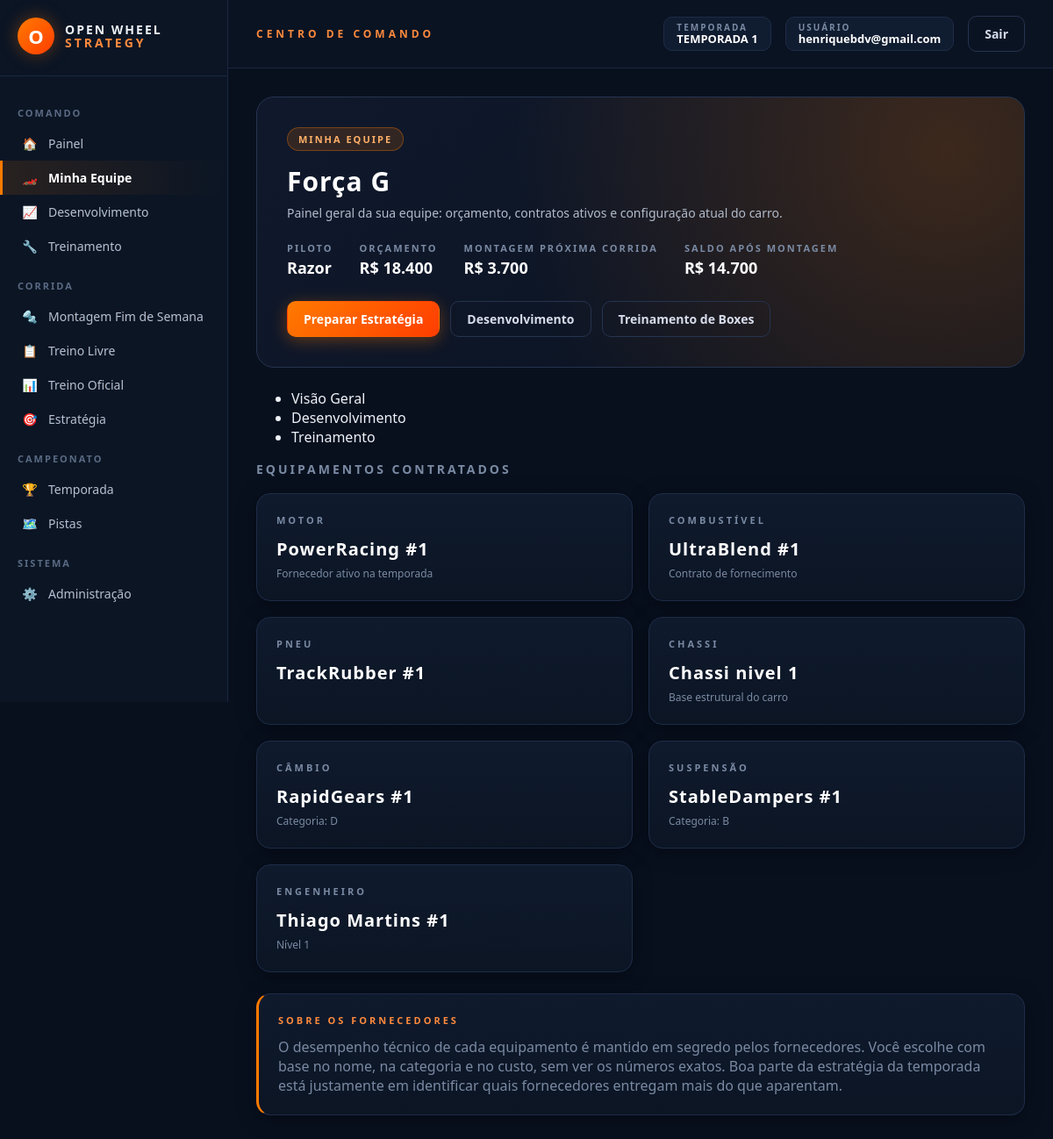
Before: /minha-equipe (signed in) with the older database file.
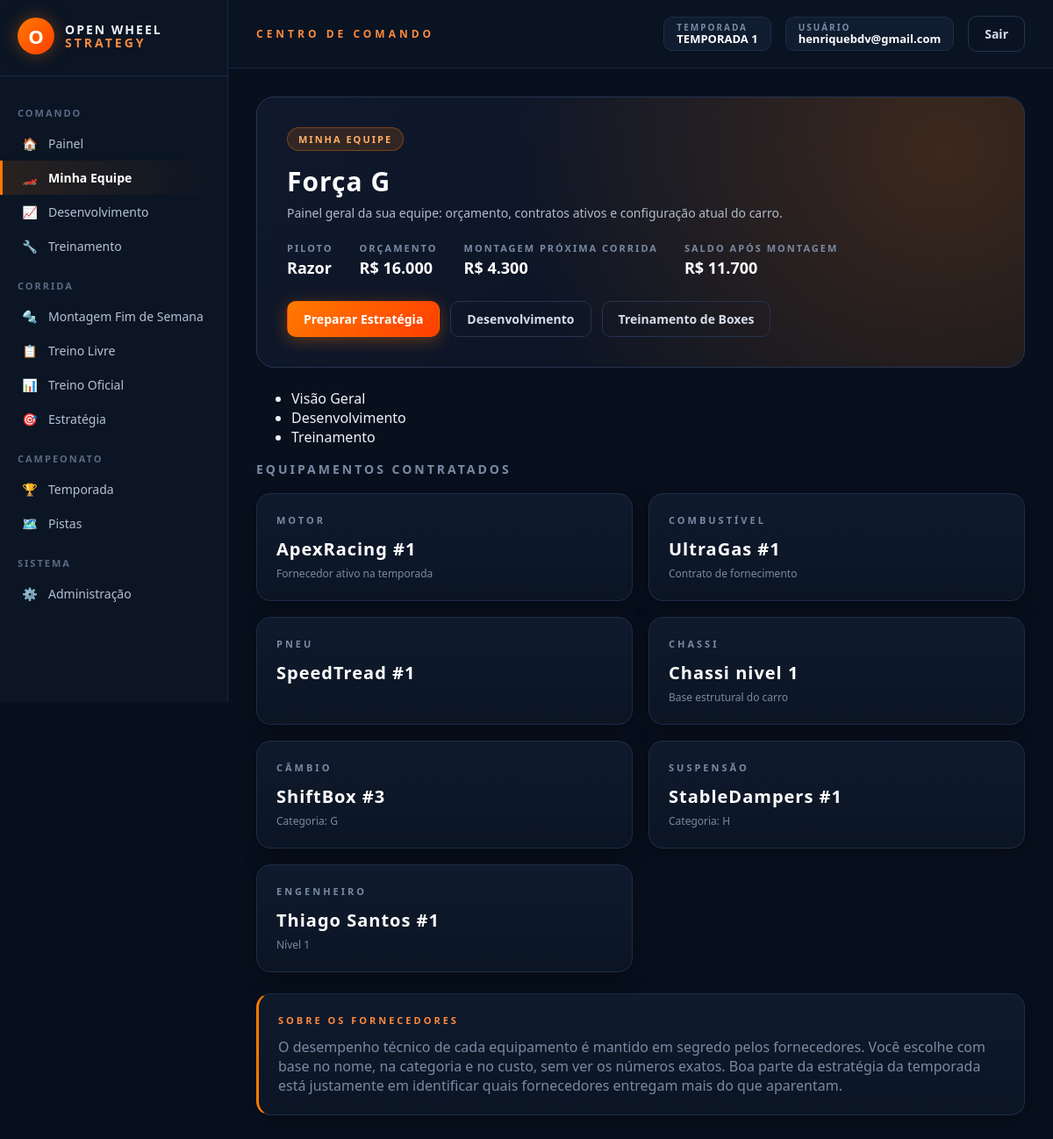
After: the same page with the newer database file.
### models.py (models this page shows, shortened)
class CarroJogador(db.Model):
    __tablename__ = "carros_jogadores"
    id = db.Column(db.Integer, primary_key=True)
    usuario_id = db.Column(db.Integer, db.ForeignKey("usuarios.id"), unique=True, nullable=False)
    nome = db.Column(db.String(100), nullable=False)
    orcamento = db.Column(db.Float, default=55_000.0)
    motor_fornecedor_id = db.Column(db.Integer, db.ForeignKey("fornecedores_motor.id"), nullable=False)
    combustivel_fornecedor_id = db.Column(db.Integer, db.ForeignKey("fornecedores_combustivel.id"), nullable=False)
    pneu_fornecedor_id = db.Column(db.Integer, db.ForeignKey("fornecedores_pneu.id"), nullable=False)
    chassi_fornecedor_id = db.Column(db.Integer, db.ForeignKey("fornecedores_chassi.id"), nullable=True)
    cambio_fornecedor_id = db.Column(db.Integer, db.ForeignKey("fornecedores_cambio.id"), nullable=False)
    suspensao_fornecedor_id = db.Column(db.Integer, db.ForeignKey("fornecedores_suspensao.id"), nullable=False)
    engenheiro_fornecedor_id = db.Column(db.Integer, db.ForeignKey("fornecedores_engenheiro.id"), nullable=True)
    combustivel_carregado = db.Column(db.Float, default=110.0)
    cor_primaria = db.Column(db.String(7), default="#cc0000")
    cor_secundaria = db.Column(db.String(7), default="#ffffff")
    modelo_motor = db.Column(db.Integer, nullable=True)
    modelo_combustivel = db.Column(db.Integer, nullable=True)
    modelo_pneu = db.Column(db.Integer, nullable=True)
    modelo_cambio = db.Column(db.Integer, nullable=True)
    modelo_suspensao = db.Column(db.Integer, nullable=True)
    estrategia_volta_pit = db.Column(db.Integer, default=10)
    estrategia_dois_pits = db.Column(db.Boolean, default=False)
    def montar_carro(self):
        from equipamentos import Motor, Combustivel, Pneu, Chassi, Cambio, Suspensao, Engenheiro
        from equipe import Equipe
        from carro import Carro
        from constantes import performance_chassi_do_nivel
        motor_db = FornecedorMotor.query.get(self.motor_fornecedor_id)
        combustivel_db = FornecedorCombustivel.query.get(self.combustivel_fornecedor_id)
        pneu_db = FornecedorPneu.query.get(self.pneu_fornecedor_id)
        cambio_db = FornecedorCambio.query.get(self.cambio_fornecedor_id)
        suspensao_db = FornecedorSuspensao.query.get(self.suspensao_fornecedor_id)
        engenheiro_db = (
            FornecedorEngenheiro.query.get(self.engenheiro_fornecedor_id)
            if self.engenheiro_fornecedor_id else None
        )
        equipe = Equipe(self.nome, self.orcamento)
        motor = Motor(motor_db.nome, motor_db.custo_temporada, motor_db.potencia, motor_db.eficiencia_combustivel)
        combustivel = Combustivel(combustivel_db.nome, combustivel_db.custo_temporada, combustivel_db.eficiencia,
                                   combustivel_db.aumento_potencia_motor)
        pneu = Pneu(pneu_db.nome, pneu_db.custo_temporada, pneu_db.performance, pneu_db.desgaste,
                    categoria_chuva=getattr(pneu_db, "categoria_chuva", "seco") or "seco")
        desenvolvimento = Desenvolvimento.obter_ou_criar(self.id)
        performance_chassi_base = performance_chassi_do_nivel(desenvolvimento.nivel_engenheiro_projetista or 1)
        performance_chassi_efetiva = performance_chassi_base * (
            (desenvolvimento.chassi_percentual_aplicado or 0) / 100.0
        )
        chassi = Chassi(
            nome=f"Chassi nivel {desenvolvimento.nivel_engenheiro_projetista or 1}",
            custo=0.0,
            performance=performance_chassi_efetiva,
        )
        cambio = Cambio(cambio_db.nome, cambio_db.custo_temporada, cambio_db.performance,
                        categoria_pista=getattr(cambio_db, "categoria_pista", "A") or "A")
        suspensao = Suspensao(suspensao_db.nome, suspensao_db.custo_temporada, suspensao_db.performance,
                              categoria_pista=getattr(suspensao_db, "categoria_pista", "A") or "A")
        engenheiro = None
        if engenheiro_db:
            eficiencia_efetiva = 0.0
            engenheiro = Engenheiro(engenheiro_db.nome, engenheiro_db.custo_temporada,
                                     engenheiro_db.nivel, eficiencia_efetiva)
        config = Configuracao.obter()
        treinamento = TreinamentoBox.obter_ou_criar(self.id)
        tempo_pit_stop = config.pit_tempo_sem_treino - (
            (config.pit_tempo_sem_treino - config.pit_tempo_treino_completo) * (treinamento.percentual / 100)
        )
        carro_obj = Carro(
            equipe=equipe, motor=motor, combustivel=combustivel, pneu=pneu, chassi=chassi,
            cambio=cambio, suspensao=suspensao, engenheiro=engenheiro,
            combustivel_carregado=self.combustivel_carregado, tempo_pit_stop=tempo_pit_stop,
            config=config
        )
        from constantes import performance_aero_do_nivel
        performance_aero_base = performance_aero_do_nivel(desenvolvimento.nivel_engenheiro_projetista or 1)
        carro_obj.performance_aero = performance_aero_base * (
            (desenvolvimento.aero_percentual_aplicado or 0) / 100.0
        )
        carro_obj.definir_modelos(
            motor=self.modelo_motor,
            combustivel=self.modelo_combustivel,
            pneu=self.modelo_pneu,
            cambio=self.modelo_cambio,
            suspensao=self.modelo_suspensao,
        )
        return carro_obj
    def custo_total_montagem(self):
        total = 0.0
        for modelo, campo_id in [
            (FornecedorMotor, self.motor_fornecedor_id),
            (FornecedorCombustivel, self.combustivel_fornecedor_id),
            (FornecedorPneu, self.pneu_fornecedor_id),
            (FornecedorCambio, self.cambio_fornecedor_id),
            (FornecedorSuspensao, self.suspensao_fornecedor_id),
        ]:
            item = modelo.query.get(campo_id)
            if item:
                total += item.custo_montagem
        if self.engenheiro_fornecedor_id:
            engenheiro = FornecedorEngenheiro.query.get(self.engenheiro_fornecedor_id)
            if engenheiro:
                total += engenheiro.custo_montagem
        return total

class FornecedorMotor(db.Model):
    __tablename__ = "fornecedores_motor"
    id = db.Column(db.Integer, primary_key=True)
    nome = db.Column(db.String(100), nullable=False)
    custo_temporada = db.Column(db.Float, default=0.0)
    custo_montagem = db.Column(db.Float, default=0.0)
    ativo = db.Column(db.Boolean, default=True)
    potencia = db.Column(db.Float, default=0.0)
    eficiencia_combustivel = db.Column(db.Float, default=0.0)

class FornecedorCombustivel(db.Model):
    __tablename__ = "fornecedores_combustivel"
    id = db.Column(db.Integer, primary_key=True)
    nome = db.Column(db.String(100), nullable=False)
    custo_temporada = db.Column(db.Float, default=0.0)
    custo_montagem = db.Column(db.Float, default=0.0)
    ativo = db.Column(db.Boolean, default=True)
    eficiencia = db.Column(db.Float, default=0.0)
    aumento_potencia_motor = db.Column(db.Float, default=0.0)

class FornecedorPneu(db.Model):
    __tablename__ = "fornecedores_pneu"
    id = db.Column(db.Integer, primary_key=True)
    nome = db.Column(db.String(100), nullable=False)
    custo_temporada = db.Column(db.Float, default=0.0)
    custo_montagem = db.Column(db.Float, default=0.0)
    ativo = db.Column(db.Boolean, default=True)
    performance = db.Column(db.Float, default=0.0)
    desgaste = db.Column(db.Float, default=1.8)
    categoria_chuva = db.Column(db.String(20), default="seco")

class FornecedorCambio(db.Model):
    __tablename__ = "fornecedores_cambio"
    id = db.Column(db.Integer, primary_key=True)
    nome = db.Column(db.String(100), nullable=False)
    custo_temporada = db.Column(db.Float, default=0.0)
    custo_montagem = db.Column(db.Float, default=0.0)
    ativo = db.Column(db.Boolean, default=True)
    performance = db.Column(db.Float, default=0.0)
    categoria_pista = db.Column(db.String(2), default="A")

class FornecedorEngenheiro(db.Model):
    __tablename__ = "fornecedores_engenheiro"
    id = db.Column(db.Integer, primary_key=True)
    nome = db.Column(db.String(100), nullable=False)
    custo_temporada = db.Column(db.Float, default=0.0)
    custo_montagem = db.Column(db.Float, default=0.0)
    ativo = db.Column(db.Boolean, default=True)
    nivel = db.Column(db.Integer, default=1)
    eficiencia_exata = db.Column(db.Float, default=0.0)

### rotas/equipe.py (the view, shortened to what this page needs)
    @app.route("/minha-equipe", methods=["GET", "POST"])
    @login_requerido
    def minha_equipe():
        usuario = Usuario.query.get(session["usuario_id"])
        config_jogo = Configuracao.obter()
        if usuario.equipe:
            carro = usuario.equipe.montar_carro()
            return render_template("minha_equipe.html", equipe=usuario.equipe, carro=carro,
                                   custo_montagem=usuario.equipe.custo_total_montagem())

### app.py (called while the page is built)
def _registrar_contexto(app):
    @app.context_processor
    def injetar_globais():
        usuario_id = session.get("usuario_id")
        usuario = Usuario.query.get(usuario_id) if usuario_id else None
        return {
            "usuario_logado": usuario,
            "categorias_fornecedor": FORNECEDORES_CONFIG,
            "temporada_ativa": Temporada.ativa_atual(),
        }

### carro.py (called while the page is built)
    def definir_modelos(self, motor=None, combustivel=None, pneu=None,
                        cambio=None, suspensao=None):
        escolhidos = {
            "motor": motor, "combustivel": combustivel, "pneu": pneu,
            "cambio": cambio, "suspensao": suspensao,
        }
        for componente, numero in escolhidos.items():
            if numero is not None and modelos_componente.modelo_valido(numero):
                self.modelos_corrida[componente] = int(numero)

### constantes.py (called while the page is built)
def performance_chassi_do_nivel(nivel_engenheiro):
    n = max(1, min(10, int(nivel_engenheiro or 1)))
    return CHASSI_PERFORMANCE_NIVEL_1 + (n - 1) * (
        (CHASSI_PERFORMANCE_NIVEL_10 - CHASSI_PERFORMANCE_NIVEL_1) / 9.0
    )

### templates/minha_equipe.html (shortened to what this page needs)
{% extends "base.html" %}
{% block content %}
<div class="ows-hero" style="margin-bottom: 24px;">
    <span class="ows-hero-label">MINHA EQUIPE</span>
    <h1>{{ equipe.nome }}</h1>
    <div class="ows-hero-sub">Painel geral da sua equipe: orçamento, contratos ativos e configuração atual do carro.</div>
    <div class="ows-hero-meta">
        <div>
            <small>PILOTO</small>
            <strong>{{ usuario_logado.nick or 'Não definido' }}</strong>
        </div>
        <div>
            <small>ORÇAMENTO</small>
            <strong>R$ {{ "{:,.0f}".format(equipe.orcamento or 0)|replace(",", ".") }}</strong>
        </div>
        <div>
            <small>MONTAGEM PRÓXIMA CORRIDA</small>
            <strong>R$ {{ "{:,.0f}".format(custo_montagem or 0)|replace(",", ".") }}</strong>
        </div>
        <div>
            <small>SALDO APÓS MONTAGEM</small>
            <strong>R$ {{ "{:,.0f}".format((equipe.orcamento or 0) - (custo_montagem or 0))|replace(",", ".") }}</strong>
        </div>
    </div>
    <div class="ows-hero-actions">
        <a href="{{ url_for('estrategia_corrida_view') }}" class="ows-btn ows-btn-primary">Preparar Estratégia</a>
        <a href="{{ url_for('desenvolvimento_view') }}" class="ows-btn ows-btn-ghost">Desenvolvimento</a>
        <a href="{{ url_for('treinamento_view') }}" class="ows-btn ows-btn-ghost">Treinamento de Boxes</a>
    </div>
</div>
{% include "_abas_equipe.html" ignore missing %}
<h2 style="margin: 8px 0 18px 0; font-size: 14px; letter-spacing: 3px; color: #7a8aa3;">EQUIPAMENTOS CONTRATADOS</h2>
<div class="ows-grid-4" style="margin-bottom: 18px;">
    <div class="ows-card">
        <h3>MOTOR</h3>
        <div class="ows-value" style="font-size: 20px;">{{ carro.motor.nome }}</div>
        <div class="ows-hint">Fornecedor ativo na temporada</div>
    </div>
    <div class="ows-card">
        <h3>COMBUSTÍVEL</h3>
        <div class="ows-value" style="font-size: 20px;">{{ carro.combustivel.nome }}</div>
        <div class="ows-hint">Contrato de fornecimento</div>
    </div>
    <div class="ows-card">
        <h3>PNEU</h3>
        <div class="ows-value" style="font-size: 20px;">{{ carro.pneu.nome }}</div>
    </div>
    <div class="ows-card">
        <h3>CHASSI</h3>
        <div class="ows-value" style="font-size: 20px;">{{ carro.chassi.nome }}</div>
        <div class="ows-hint">Base estrutural do carro</div>
    </div>
</div>
<div class="ows-grid-3" style="margin-bottom: 24px;">
    <div class="ows-card">
        <h3>CÂMBIO</h3>
        <div class="ows-value" style="font-size: 20px;">{{ carro.cambio.nome }}</div>
        <div class="ows-hint">Categoria: {{ carro.cambio.categoria_pista|default('A') }}</div>
    </div>
    <div class="ows-card">
        <h3>SUSPENSÃO</h3>
        <div class="ows-value" style="font-size: 20px;">{{ carro.suspensao.nome }}</div>
        <div class="ows-hint">Categoria: {{ carro.suspensao.categoria_pista|default('A') }}</div>
    </div>
    <div class="ows-card">
        <h3>ENGENHEIRO</h3>
        {% if carro.engenheiro %}
        <div class="ows-value" style="font-size: 20px;">{{ carro.engenheiro.nome }}</div>
        <div class="ows-hint">Nível {{ carro.engenheiro.nivel }}</div>
        {% else %}
        <div class="ows-value" style="font-size: 20px; color: #556277;">Sem contrato</div>
        <div class="ows-hint">Nenhum engenheiro contratado</div>
        {% endif %}
    </div>
</div>
<div class="ows-card" style="border-left: 3px solid #ff7a00;">
        <h3 style="color: #ff8a3d;">SOBRE OS FORNECEDORES</h3>
    <p class="ows-muted" style="margin: 0;">
        O desempenho técnico de cada equipamento é mantido em segredo pelos fornecedores.
        Você escolhe com base no nome, na categoria e no custo, sem ver os números exatos.
        Boa parte da estratégia da temporada está justamente em identificar quais fornecedores
        entregam mais do que aparentam.
    </p>
</div>
{% endblock %}

Changed rows visible on the page:
no longer on this page (row edited): FornecedorCambio: cambio.nome "RapidGears #1"
changed CarroJogador "Força G": orcamento "18.400" → "16.000"; orcamento "14.700" → "11.700"
changed FornecedorMotor: motor.nome "PowerRacing #1" → "ApexRacing #1"
changed FornecedorCombustivel: combustivel.nome "UltraBlend #1" → "UltraGas #1"
changed FornecedorPneu: pneu.nome "TrackRubber #1" → "SpeedTread #1"
now on this page (row edited): FornecedorCambio: cambio.nome "ShiftBox #3"
changed FornecedorEngenheiro: engenheiro.nome "Thiago Martins #1" → "Thiago Santos #1"
Other visible differences:
{{ "{:,.0f}".format(custo_montagem or 0)|replace(",", ".") }}: "3.700" → "4.300"
{{ carro.cambio.categoria_pista|default('A') }}: "D" → "G"
{{ carro.suspensao.categoria_pista|default('A') }}: "B" → "H"
